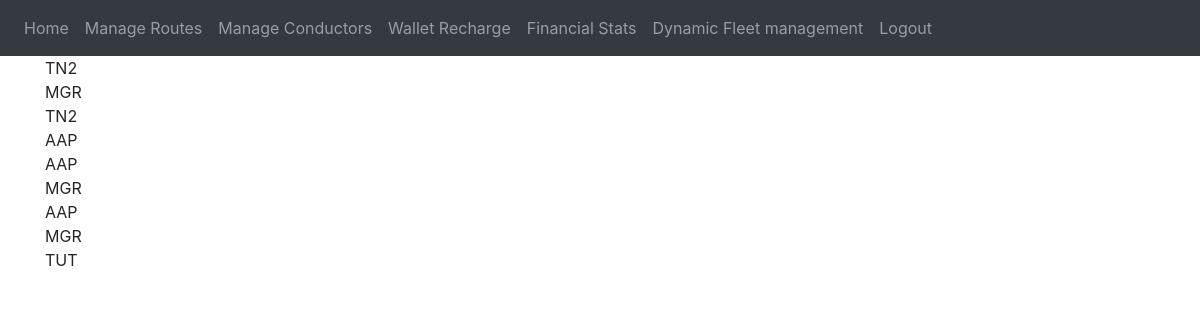
Screenshot of /admin-home (signed in) with the database file from the repository.
### website/models.py (models this page shows)
class Route(db.Model):
    route_id = db.Column(db.Text , primary_key = True)
    start =db.Column(db.String(100))
    end =db.Column(db.String(100))
    stops = db.Column(db.String(100))

### website/views.py (the view)
@views.route('/admin-home', methods=['GET', 'POST'])
@login_required
def admin_home():
    route = Route.query.all()
    return render_template("admin_home.html" , user = current_user , data=route)

### website/__init__.py (called while the page is built)
def create_app():
    app = Flask(__name__)
    app.config['SECRET_KEY'] = '#itsactuallyapassword'
    app.config['SQLALCHEMY_DATABASE_URI'] = f'sqlite:///{DB_NAME}'
    db.init_app(app)
    from .views import views
    from .auth import auth
    app.register_blueprint(views, url_prefix='/')
    app.register_blueprint(auth, url_prefix='/')
    from .models import User, Conductor_details
    create_database(app)
    login_manager = LoginManager()
    login_manager.login_view = 'auth.login'
    login_manager.init_app(app)
    @login_manager.user_loader
    def load_user(id):
        return User.query.get(int(id))
    return app

### website/templates/admin_home.html (shortened to what this page needs)
{% extends "base.html" %}
{% block content %}
  {%for d in data%}
  {{d.start}}
  <br>
  {%endfor%}
{% endblock %}

### rows the page displays
Route: start "TN2"
Route: start "MGR"
Route: start "TN2"
Route: start "AAP"
Route: start "AAP"
Route: start "MGR"
Route: start "AAP"
Route: start "MGR"
Route: start "TUT"
